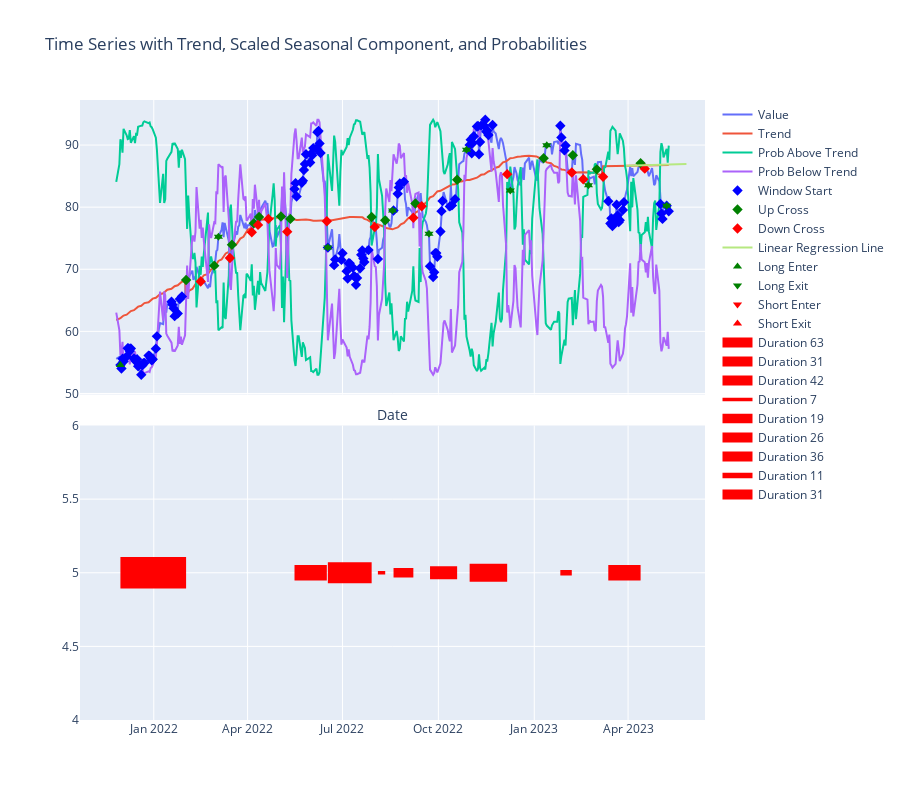
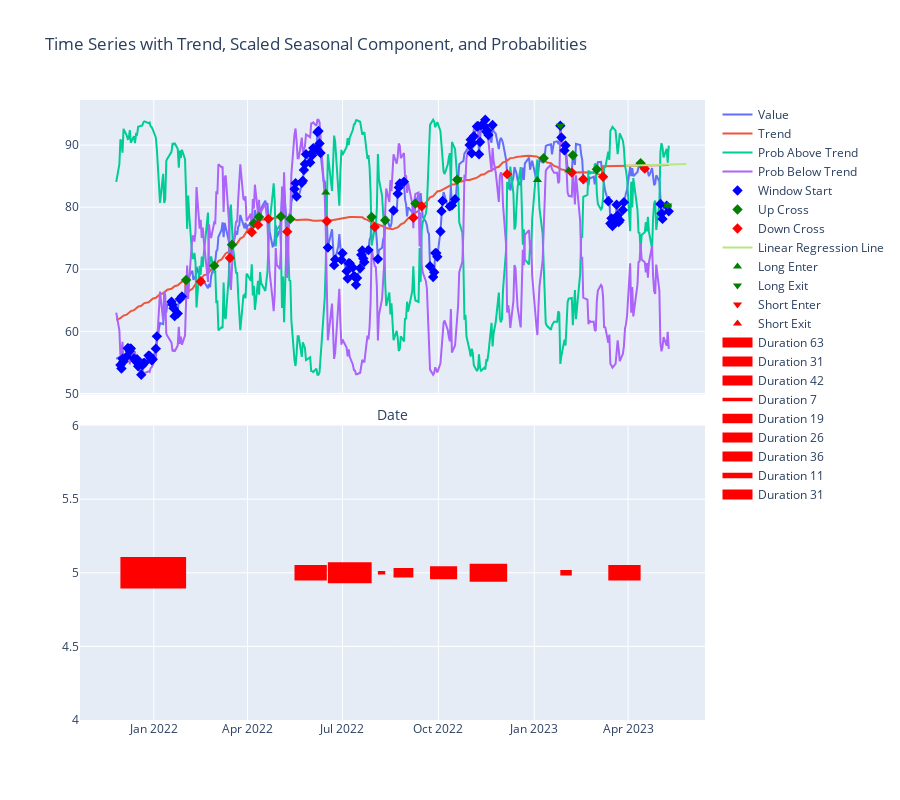

Here is the notebook cell these charts were saved with, in order:
### Code cell
import matplotlib.pyplot as plt
import seaborn as sns
import pandas as pd
import yfinance as yf
from machine_learning_finance import analyze_trades, generate_probability, attach_markers, \
    calc_durations_with_extremes, plot_full_analysis, prob_chart
from plotly.offline import init_notebook_mode
init_notebook_mode(connected=True)
windows = [300, 600, 900, 1500]

# todo because the inverse strategy is long and long inverse it doesn't render correctl
# we should hack to render as short or render a second time series
file = "../backtests/backtest_inverse_XLE_365_h0.9_l0.1.csv"
symbol = "XLE"
period = 365


def analyze_and_graph(file, symbol, period):

    ledger = pd.read_csv(file)
    metrics = analyze_trades(ledger, symbol, period)

    # Set the style for the plots
    sns.set(style='whitegrid')

    # Display metrics as text
    print("Text Metrics:")
    for key, value in metrics.items():
        if key not in ['profit_stats', 'loss_stats']:
            print(f"{key}: {value}")

    # Create a bar plot for profit and loss stats
    profit_stats, loss_stats = metrics['profit_stats'], metrics['loss_stats']
    profit_loss_df = pd.DataFrame([profit_stats, loss_stats], columns=['min', 'max', 'mean', 'median', 'std'], index=['profit', 'loss'])

    plt.figure(figsize=(12, 6))
    ax = sns.barplot(data=profit_loss_df.transpose(), palette='muted')
    ax.set_title('Profit and Loss Statistics')
    ax.set_ylabel('Value')

    # Show the plot
    plt.show()

    tickerObj = yf.download(tickers=symbol, interval="1d")
    df_raw = pd.DataFrame(tickerObj)
    df_raw = df_raw.tail(period)


    trend, prob_above_trend, prob_below_trend, volatility, model = generate_probability(df_raw)
    df_raw = attach_markers(df_raw, trend, prob_above_trend)
    df_durations = calc_durations_with_extremes(df_raw)
    plot_full_analysis(df_raw, trend, prob_above_trend, prob_below_trend, model, df_durations, ledger)
    pd.options.display.max_rows = None


analyze_and_graph("../backtests/backtest_inverse_XLE_365_h0.8_l0.2.csv", "XLE", 365)    
analyze_and_graph("../backtests/backtest_inverse_XLE_730_h0.8_l0.2.csv", "XLE", 365)

### Figure 1 — Plotly figure (JSON) as saved in the notebook; plotly's stock layout.template omitted (floating-point values rounded to 4 significant figures; data arrays with more than 128 entries replaced by an {"elided": "..."} marker saying what was removed)
{"data": [{"mode": "lines", "name": "Value", "type": "scatter", "x": {"elided": "365 str values"}, "xaxis": "x", "y": {"elided": "365 float values"}, "yaxis": "y"}, {"mode": "lines", "name": "Trend", "type": "scatter", "x": {"elided": "365 str values"}, "xaxis": "x", "y": {"elided": "365 float values"}, "yaxis": "y"}, {"mode": "lines", "name": "Prob Above Trend", "type": "scatter", "x": {"elided": "365 str values"}, "xaxis": "x", "y": {"elided": "365 float values"}, "yaxis": "y"}, {"mode": "lines", "name": "Prob Below Trend", "type": "scatter", "x": {"elided": "365 str values"}, "xaxis": "x", "y": {"elided": "365 float values"}, "yaxis": "y"}, {"marker": {"color": "blue", "size": 8, "symbol": "diamond"}, "mode": "markers", "name": "Window Start", "type": "scatter", "x": {"elided": "365 str values"}, "xaxis": "x", "y": {"elided": "365 float values"}, "yaxis": "y"}, {"marker": {"color": "green", "size": 8, "symbol": "diamond"}, "mode": "markers", "name": "Up Cross", "type": "scatter", "x": {"elided": "365 str values"}, "xaxis": "x", "y": {"elided": "365 float values"}, "yaxis": "y"}, {"marker": {"color": "red", "size": 8, "symbol": "diamond"}, "mode": "markers", "name": "Down Cross", "type": "scatter", "x": {"elided": "365 str values"}, "xaxis": "x", "y": {"elided": "365 float values"}, "yaxis": "y"}, {"mode": "lines", "name": "Linear Regression Line", "type": "scatter", "x": ["2023-03-30T00:00:00", "2023-03-31T00:00:00", "2023-04-01T00:00:00", "2023-04-02T00:00:00", "2023-04-03T00:00:00", "2023-04-04T00:00:00", "2023-04-05T00:00:00", "2023-04-06T00:00:00", "2023-04-07T00:00:00", "2023-04-08T00:00:00", "2023-04-09T00:00:00", "2023-04-10T00:00:00", "2023-04-11T00:00:00", "2023-04-12T00:00:00", "2023-04-13T00:00:00", "2023-04-14T00:00:00", "2023-04-15T00:00:00", "2023-04-16T00:00:00", "2023-04-17T00:00:00", "2023-04-18T00:00:00", "2023-04-19T00:00:00", "2023-04-20T00:00:00", "2023-04-21T00:00:00", "2023-04-22T00:00:00", "2023-04-23T00:00:00", "2023-04-24T00:00:00", "2023-04-25T00:00:00", "2023-04-26T00:00:00", "2023-04-27T00:00:00", "2023-04-28T00:00:00", "2023-04-29T00:00:00", "2023-04-30T00:00:00", "2023-05-01T00:00:00", "2023-05-02T00:00:00", "2023-05-03T00:00:00", "2023-05-04T00:00:00", "2023-05-05T00:00:00", "2023-05-06T00:00:00", "2023-05-07T00:00:00", "2023-05-08T00:00:00", "2023-05-09T00:00:00", "2023-05-10T00:00:00", "2023-05-11T00:00:00", "2023-05-12T00:00:00", "2023-05-13T00:00:00", "2023-05-14T00:00:00", "2023-05-15T00:00:00", "2023-05-16T00:00:00", "2023-05-17T00:00:00", "2023-05-18T00:00:00", "2023-05-19T00:00:00", "2023-05-20T00:00:00", "2023-05-21T00:00:00", "2023-05-22T00:00:00", "2023-05-23T00:00:00", "2023-05-24T00:00:00", "2023-05-25T00:00:00", "2023-05-26T00:00:00", "2023-05-27T00:00:00", "2023-05-28T00:00:00", "2023-05-29T00:00:00", "2023-05-30T00:00:00", "2023-05-31T00:00:00", "2023-06-01T00:00:00", "2023-06-02T00:00:00", "2023-06-03T00:00:00", "2023-06-04T00:00:00", "2023-06-05T00:00:00", "2023-06-06T00:00:00", "2023-06-07T00:00:00", "2023-06-08T00:00:00", "2023-06-09T00:00:00", "2023-06-10T00:00:00"], "xaxis": "x", "y": [86.66, 86.66, 86.67, 86.67, 86.68, 86.68, 86.69, 86.69, 86.7, 86.7, 86.71, 86.71, 86.71, 86.72, 86.72, 86.73, 86.73, 86.74, 86.74, 86.75, 86.75, 86.76, 86.76, 86.77, 86.77, 86.78, 86.78, 86.79, 86.79, 86.8, 86.8, 86.81, 86.81, 86.82, 86.82, 86.83, 86.83, 86.83, 86.84, 86.84, 86.85, 86.85, 86.86, 86.86, 86.87, 86.87, 86.88, 86.88, 86.89, 86.89, 86.9, 86.9, 86.91, 86.91, 86.92, 86.92, 86.93, 86.93, 86.94], "yaxis": "y"}, {"marker": {"color": "green", "size": 8, "symbol": "triangle-up"}, "mode": "markers", "name": "Long Enter", "type": "scatter", "x": {"elided": "365 str values"}, "xaxis": "x", "y": {"elided": "365 float values"}, "yaxis": "y"}, {"marker": {"color": "green", "size": 8, "symbol": "triangle-down"}, "mode": "markers", "name": "Long Exit", "type": "scatter", "x": {"elided": "365 str values"}, "xaxis": "x", "y": {"elided": "365 float values"}, "yaxis": "y"}, {"marker": {"color": "red", "size": 8, "symbol": "triangle-down"}, "mode": "markers", "name": "Short Enter", "type": "scatter", "x": {"elided": "365 str values"}, "xaxis": "x", "y": {"elided": "365 null values"}, "yaxis": "y"}, {"marker": {"color": "red", "size": 8, "symbol": "triangle-up"}, "mode": "markers", "name": "Short Exit", "type": "scatter", "x": {"elided": "365 str values"}, "xaxis": "x", "y": {"elided": "365 null values"}, "yaxis": "y"}, {"line": {"color": "red", "width": 31.5}, "mode": "lines", "name": "Duration 63", "type": "scatter", "x": ["2021-11-30T00:00:00", "2022-02-01T00:00:00"], "xaxis": "x2", "y": [5, 5], "yaxis": "y2"}, {"line": {"color": "red", "width": 15.5}, "mode": "lines", "name": "Duration 31", "type": "scatter", "x": ["2022-05-16T00:00:00", "2022-06-16T00:00:00"], "xaxis": "x2", "y": [5, 5], "yaxis": "y2"}, {"line": {"color": "red", "width": 21}, "mode": "lines", "name": "Duration 42", "type": "scatter", "x": ["2022-06-17T00:00:00", "2022-07-29T00:00:00"], "xaxis": "x2", "y": [5, 5], "yaxis": "y2"}, {"line": {"color": "red", "width": 3.5}, "mode": "lines", "name": "Duration 7", "type": "scatter", "x": ["2022-08-04T00:00:00", "2022-08-11T00:00:00"], "xaxis": "x2", "y": [5, 5], "yaxis": "y2"}, {"line": {"color": "red", "width": 9.5}, "mode": "lines", "name": "Duration 19", "type": "scatter", "x": ["2022-08-19T00:00:00", "2022-09-07T00:00:00"], "xaxis": "x2", "y": [5, 5], "yaxis": "y2"}, {"line": {"color": "red", "width": 13}, "mode": "lines", "name": "Duration 26", "type": "scatter", "x": ["2022-09-23T00:00:00", "2022-10-19T00:00:00"], "xaxis": "x2", "y": [5, 5], "yaxis": "y2"}, {"line": {"color": "red", "width": 18}, "mode": "lines", "name": "Duration 36", "type": "scatter", "x": ["2022-10-31T00:00:00", "2022-12-06T00:00:00"], "xaxis": "x2", "y": [5, 5], "yaxis": "y2"}, {"line": {"color": "red", "width": 5.5}, "mode": "lines", "name": "Duration 11", "type": "scatter", "x": ["2023-01-26T00:00:00", "2023-02-06T00:00:00"], "xaxis": "x2", "y": [5, 5], "yaxis": "y2"}, {"line": {"color": "red", "width": 15.5}, "mode": "lines", "name": "Duration 31", "type": "scatter", "x": ["2023-03-13T00:00:00", "2023-04-13T00:00:00"], "xaxis": "x2", "y": [5, 5], "yaxis": "y2"}], "layout": {"height": 800, "title": {"text": "Time Series with Trend, Scaled Seasonal Component, and Probabilities"}, "xaxis": {"anchor": "y", "domain": [0, 1], "matches": "x2", "showticklabels": false, "title": {"text": "Date"}}, "xaxis2": {"anchor": "y2", "domain": [0, 1]}, "yaxis": {"anchor": "x", "domain": [0.525, 1]}, "yaxis2": {"anchor": "x2", "domain": [0, 0.475]}}}

### Figure 2 — Plotly figure (JSON) as saved in the notebook; plotly's stock layout.template omitted (floating-point values rounded to 4 significant figures; data arrays with more than 128 entries replaced by an {"elided": "..."} marker saying what was removed)
{"data": [{"mode": "lines", "name": "Value", "type": "scatter", "x": {"elided": "365 str values"}, "xaxis": "x", "y": {"elided": "365 float values"}, "yaxis": "y"}, {"mode": "lines", "name": "Trend", "type": "scatter", "x": {"elided": "365 str values"}, "xaxis": "x", "y": {"elided": "365 float values"}, "yaxis": "y"}, {"mode": "lines", "name": "Prob Above Trend", "type": "scatter", "x": {"elided": "365 str values"}, "xaxis": "x", "y": {"elided": "365 float values"}, "yaxis": "y"}, {"mode": "lines", "name": "Prob Below Trend", "type": "scatter", "x": {"elided": "365 str values"}, "xaxis": "x", "y": {"elided": "365 float values"}, "yaxis": "y"}, {"marker": {"color": "blue", "size": 8, "symbol": "diamond"}, "mode": "markers", "name": "Window Start", "type": "scatter", "x": {"elided": "365 str values"}, "xaxis": "x", "y": {"elided": "365 float values"}, "yaxis": "y"}, {"marker": {"color": "green", "size": 8, "symbol": "diamond"}, "mode": "markers", "name": "Up Cross", "type": "scatter", "x": {"elided": "365 str values"}, "xaxis": "x", "y": {"elided": "365 float values"}, "yaxis": "y"}, {"marker": {"color": "red", "size": 8, "symbol": "diamond"}, "mode": "markers", "name": "Down Cross", "type": "scatter", "x": {"elided": "365 str values"}, "xaxis": "x", "y": {"elided": "365 float values"}, "yaxis": "y"}, {"mode": "lines", "name": "Linear Regression Line", "type": "scatter", "x": ["2023-03-30T00:00:00", "2023-03-31T00:00:00", "2023-04-01T00:00:00", "2023-04-02T00:00:00", "2023-04-03T00:00:00", "2023-04-04T00:00:00", "2023-04-05T00:00:00", "2023-04-06T00:00:00", "2023-04-07T00:00:00", "2023-04-08T00:00:00", "2023-04-09T00:00:00", "2023-04-10T00:00:00", "2023-04-11T00:00:00", "2023-04-12T00:00:00", "2023-04-13T00:00:00", "2023-04-14T00:00:00", "2023-04-15T00:00:00", "2023-04-16T00:00:00", "2023-04-17T00:00:00", "2023-04-18T00:00:00", "2023-04-19T00:00:00", "2023-04-20T00:00:00", "2023-04-21T00:00:00", "2023-04-22T00:00:00", "2023-04-23T00:00:00", "2023-04-24T00:00:00", "2023-04-25T00:00:00", "2023-04-26T00:00:00", "2023-04-27T00:00:00", "2023-04-28T00:00:00", "2023-04-29T00:00:00", "2023-04-30T00:00:00", "2023-05-01T00:00:00", "2023-05-02T00:00:00", "2023-05-03T00:00:00", "2023-05-04T00:00:00", "2023-05-05T00:00:00", "2023-05-06T00:00:00", "2023-05-07T00:00:00", "2023-05-08T00:00:00", "2023-05-09T00:00:00", "2023-05-10T00:00:00", "2023-05-11T00:00:00", "2023-05-12T00:00:00", "2023-05-13T00:00:00", "2023-05-14T00:00:00", "2023-05-15T00:00:00", "2023-05-16T00:00:00", "2023-05-17T00:00:00", "2023-05-18T00:00:00", "2023-05-19T00:00:00", "2023-05-20T00:00:00", "2023-05-21T00:00:00", "2023-05-22T00:00:00", "2023-05-23T00:00:00", "2023-05-24T00:00:00", "2023-05-25T00:00:00", "2023-05-26T00:00:00", "2023-05-27T00:00:00", "2023-05-28T00:00:00", "2023-05-29T00:00:00", "2023-05-30T00:00:00", "2023-05-31T00:00:00", "2023-06-01T00:00:00", "2023-06-02T00:00:00", "2023-06-03T00:00:00", "2023-06-04T00:00:00", "2023-06-05T00:00:00", "2023-06-06T00:00:00", "2023-06-07T00:00:00", "2023-06-08T00:00:00", "2023-06-09T00:00:00", "2023-06-10T00:00:00"], "xaxis": "x", "y": [86.66, 86.66, 86.67, 86.67, 86.68, 86.68, 86.69, 86.69, 86.7, 86.7, 86.71, 86.71, 86.71, 86.72, 86.72, 86.73, 86.73, 86.74, 86.74, 86.75, 86.75, 86.76, 86.76, 86.77, 86.77, 86.78, 86.78, 86.79, 86.79, 86.8, 86.8, 86.81, 86.81, 86.82, 86.82, 86.83, 86.83, 86.83, 86.84, 86.84, 86.85, 86.85, 86.86, 86.86, 86.87, 86.87, 86.88, 86.88, 86.89, 86.89, 86.9, 86.9, 86.91, 86.91, 86.92, 86.92, 86.93, 86.93, 86.94], "yaxis": "y"}, {"marker": {"color": "green", "size": 8, "symbol": "triangle-up"}, "mode": "markers", "name": "Long Enter", "type": "scatter", "x": {"elided": "365 str values"}, "xaxis": "x", "y": {"elided": "365 float values"}, "yaxis": "y"}, {"marker": {"color": "green", "size": 8, "symbol": "triangle-down"}, "mode": "markers", "name": "Long Exit", "type": "scatter", "x": {"elided": "365 str values"}, "xaxis": "x", "y": {"elided": "365 float values"}, "yaxis": "y"}, {"marker": {"color": "red", "size": 8, "symbol": "triangle-down"}, "mode": "markers", "name": "Short Enter", "type": "scatter", "x": {"elided": "365 str values"}, "xaxis": "x", "y": {"elided": "365 null values"}, "yaxis": "y"}, {"marker": {"color": "red", "size": 8, "symbol": "triangle-up"}, "mode": "markers", "name": "Short Exit", "type": "scatter", "x": {"elided": "365 str values"}, "xaxis": "x", "y": {"elided": "365 null values"}, "yaxis": "y"}, {"line": {"color": "red", "width": 31.5}, "mode": "lines", "name": "Duration 63", "type": "scatter", "x": ["2021-11-30T00:00:00", "2022-02-01T00:00:00"], "xaxis": "x2", "y": [5, 5], "yaxis": "y2"}, {"line": {"color": "red", "width": 15.5}, "mode": "lines", "name": "Duration 31", "type": "scatter", "x": ["2022-05-16T00:00:00", "2022-06-16T00:00:00"], "xaxis": "x2", "y": [5, 5], "yaxis": "y2"}, {"line": {"color": "red", "width": 21}, "mode": "lines", "name": "Duration 42", "type": "scatter", "x": ["2022-06-17T00:00:00", "2022-07-29T00:00:00"], "xaxis": "x2", "y": [5, 5], "yaxis": "y2"}, {"line": {"color": "red", "width": 3.5}, "mode": "lines", "name": "Duration 7", "type": "scatter", "x": ["2022-08-04T00:00:00", "2022-08-11T00:00:00"], "xaxis": "x2", "y": [5, 5], "yaxis": "y2"}, {"line": {"color": "red", "width": 9.5}, "mode": "lines", "name": "Duration 19", "type": "scatter", "x": ["2022-08-19T00:00:00", "2022-09-07T00:00:00"], "xaxis": "x2", "y": [5, 5], "yaxis": "y2"}, {"line": {"color": "red", "width": 13}, "mode": "lines", "name": "Duration 26", "type": "scatter", "x": ["2022-09-23T00:00:00", "2022-10-19T00:00:00"], "xaxis": "x2", "y": [5, 5], "yaxis": "y2"}, {"line": {"color": "red", "width": 18}, "mode": "lines", "name": "Duration 36", "type": "scatter", "x": ["2022-10-31T00:00:00", "2022-12-06T00:00:00"], "xaxis": "x2", "y": [5, 5], "yaxis": "y2"}, {"line": {"color": "red", "width": 5.5}, "mode": "lines", "name": "Duration 11", "type": "scatter", "x": ["2023-01-26T00:00:00", "2023-02-06T00:00:00"], "xaxis": "x2", "y": [5, 5], "yaxis": "y2"}, {"line": {"color": "red", "width": 15.5}, "mode": "lines", "name": "Duration 31", "type": "scatter", "x": ["2023-03-13T00:00:00", "2023-04-13T00:00:00"], "xaxis": "x2", "y": [5, 5], "yaxis": "y2"}], "layout": {"height": 800, "title": {"text": "Time Series with Trend, Scaled Seasonal Component, and Probabilities"}, "xaxis": {"anchor": "y", "domain": [0, 1], "matches": "x2", "showticklabels": false, "title": {"text": "Date"}}, "xaxis2": {"anchor": "y2", "domain": [0, 1]}, "yaxis": {"anchor": "x", "domain": [0.525, 1]}, "yaxis2": {"anchor": "x2", "domain": [0, 0.475]}}}
